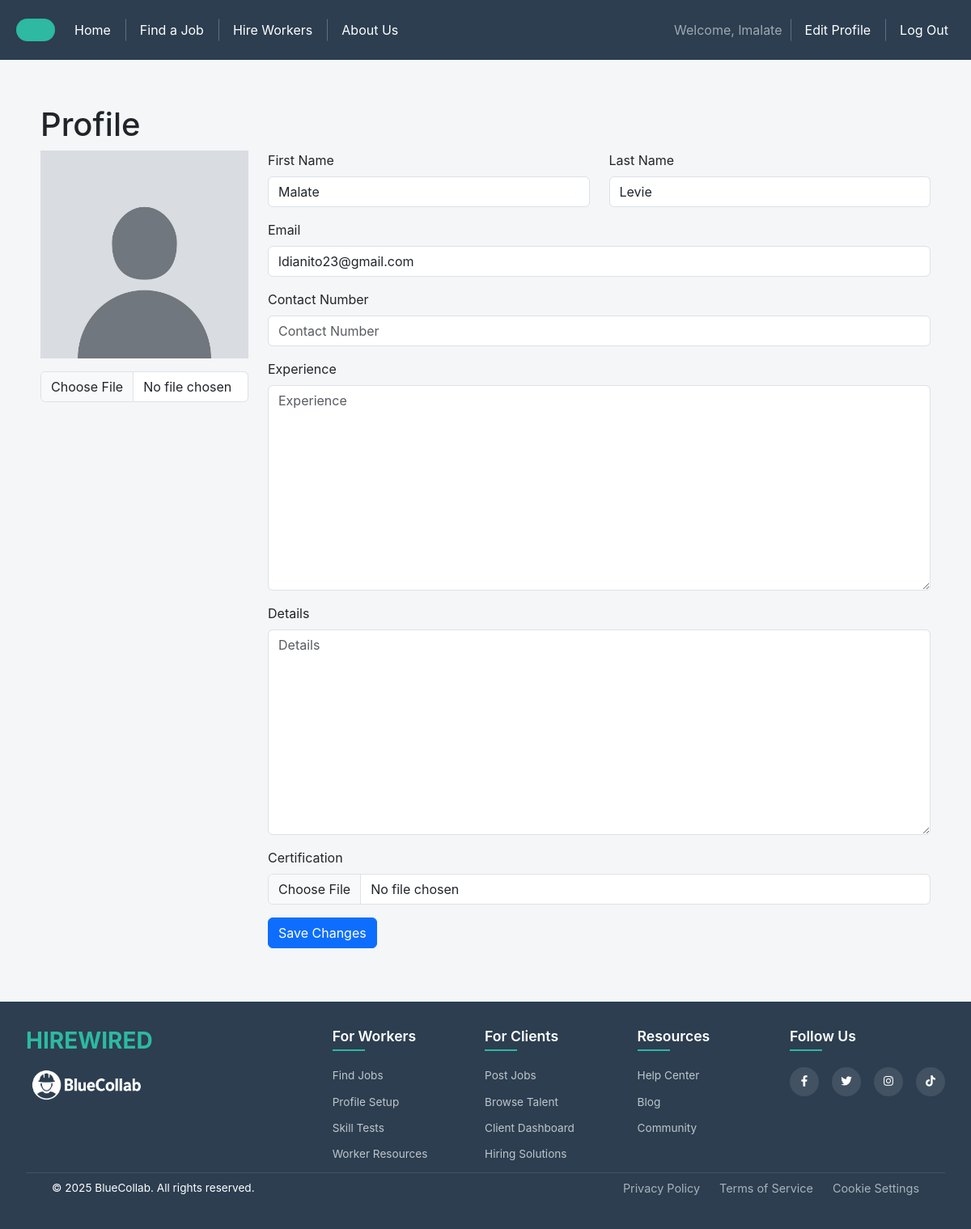
/profile/worker/ (signed in), run on the app's committed database.
### session/models.py (models this page shows, shortened)
class User(AbstractUser):
    USER_TYPE_CHOICES = (
        ('worker', 'Worker'),
        ('employer', 'Employer'),
    )
    username = models.CharField(max_length=20, unique=True)
    user_type = models.CharField(max_length=10, choices=USER_TYPE_CHOICES)
    contact_number = models.CharField(max_length=100, blank=True, null=True)
    objects = UserManager()
    @property
    def profile(self):
        if self.user_type == "worker":
            return WorkerProfile.objects.filter(user=self).first()
        elif self.user_type == "employer":
            return EmployerProfile.objects.filter(user=self).first()
        return None  # No profile exists

### profiles/models.py (models this page shows, shortened)
class EmployerProfile(models.Model):
    user = models.OneToOneField(settings.AUTH_USER_MODEL, on_delete=models.CASCADE)
    details = models.TextField(blank=True)
    contact_number = models.CharField(max_length=100, blank=True)
    profile_picture = models.ImageField(upload_to='profile_pictures/', blank=True, null=True, default='profile_pictures/default.jpg')
    addtl_docs = models.FileField(upload_to='documents/', blank=True, null=True)

### profiles/views.py (the view)
# urls.py: path('profile/worker/', edit_profile_view, name='edit_profile_view'),
@login_required
def edit_profile_view(request):
    user = request.user
    profile = request.user.profile
    if request.method == "POST":
        user_form = UserForm(request.POST, instance=request.user)
        profile_form = UserProfileForm(request.POST, request.FILES, instance=profile)
        if profile_form.is_valid() and user_form.is_valid():
            user_form.save()
            profile_form.save()
            print("Saved profile picture:", profile.profile_picture)
            return redirect('edit_profile_view')
    else:
        user_form = UserForm(instance=user)
        profile_form = UserProfileForm(instance=profile)
    context = {
        'user_form': user_form,
        'profile_form': profile_form,
        }
    return render(request, 'profile_worker.html', context)

### profiles/forms.py
class UserForm(forms.ModelForm):
    first_name = forms.CharField(
        label="First Name",
        widget=forms.TextInput(attrs={"placeholder": "First Name", "class": "form-control" }),
        required=False)
    last_name = forms.CharField(
        label="Last Name",
        widget=forms.TextInput(attrs={"placeholder": "Last Name", "class": "form-control" }),
        required=False)
    email = forms.EmailField(
        required=False,
        widget=forms.EmailInput(
            attrs={"placeholder": "juandelacruz@gmail.com", "class": "form-control"}
        )
    )
    class Meta:
        model = User
        fields = [
            'first_name',
            'last_name',
            'email',
        ]

class UserProfileForm(forms.ModelForm):
    contact_number = forms.CharField(
        label="Contact Number",
        widget=forms.TextInput(attrs={"placeholder": "Contact Number", "class": "form-control" }),
        required=False)
    experience = forms.CharField(
        label="Experience",
        widget=forms.Textarea(attrs={"placeholder": "Experience", "class": "form-control" }),
        required=False)
    details = forms.CharField(
        label="Details",
        widget=forms.Textarea(attrs={"placeholder": "Details", "class": "form-control" }),
        required=False)
    profile_picture = forms.ImageField(
        widget=forms.FileInput(attrs={"class": "form-control" }),
        required=False)
    certification = forms.FileField(
        label="Certification",
        widget=forms.FileInput(attrs={"class": "form-control" }),
        required=False)
    class Meta:
        model = WorkerProfile
        fields = [
            'experience',
            'details',
            'certification',
            'profile_picture',
        ]

### profiles/templates/profile_worker.html (shortened to what this page needs)
{% extends 'base.html' %}
{% load static %}
{% block nav %}
    {% include 'nav.html' %}
{% endblock %}
{% block content %}
<div class="body-container">
    <h1>Profile</h1>
    <form method="post" enctype="multipart/form-data">
    <div class="row mb-3">
        <div class="col col-sm-1 col-md-3 col-lg-3">
            <div class="mb-3">
                {% if user.profile.profile_picture %}
                <img src="{{ user.profile.profile_picture.url }}" alt="Profile Picture" class="profile-picture">
                {% else %}
                <p>No profile image available.</p>
                {% endif %}
            </div>
            <div class="row mb-3">
                <div class="col mb-3">
                    {{ profile_form.profile_picture }}
                </div>
            </div>
        </div>
        <div class="col col-sm-1 col-md-9 col-lg-9">
                <div class="row">
                    <div class="col mb-3">
                        <label for="first_name" class="form-label">{{ user_form.first_name.label }}</label>
                        {{ user_form.first_name }}
                    </div>
                    <div class="col mb-3">
                        <label for="first_name" class="form-label">{{ user_form.last_name.label }}</label>
                        {{ user_form.last_name }}
                    </div>
                </div>
                <div class="row mb-3">
                    <div class="col">
                        <label for="email" class="form-label">{{ user_form.email.label }}</label>
                        {{ user_form.email }}
                    </div>
                </div>
                <div class="row mb-3">
                    <div class="col">
                        <label for="username" class="form-label">{{ profile_form.contact_number.label }}</label>
                        {{ profile_form.contact_number }}
                    </div>
                </div>
                <div class="row mb-3">
                    <div class="col">
                        <label for="experience" class="form-label">{{ profile_form.experience.label }}</label>
                        {{ profile_form.experience }}
                    </div>
                </div>
                <div class="row mb-3">
                    <div class="col">
                        <label for="details" class="form-label">{{ profile_form.details.label }}</label>
                        {{ profile_form.details }}
                    </div>
                </div>
                <div class="row mb-3">
                    <div class="col">
                        <label for="certification" class="form-label">{{ profile_form.certification.label }}</label>
                        {{ profile_form.certification }}
                    </div>
                </div>
                <div class="row mb-3">
                    <div class="col">
                        <button type="submit" class="btn btn-primary w-auto">Save Changes</button>
                    </div>
                </div>
            </div>
        </div>
    </div>
{% endblock %}
{% block footer %}
    {% include 'footer.html' %}
{% endblock %}

### templates/nav.html (shortened to what this page needs)
{% load static %}
<nav class="navbar navbar-expand-sm navbar-dark bg-dark">
    <div class="navbar-brand">
        <div class="nav-logo"></div>
    </div>
    <ul class="navbar-nav me-auto">
        <li class="nav-item">
            <a href="{% url 'homepage_view' %}" class="nav-link">Home</a>
        </li>
        {% if user.is_authenticated %}
            {% if user.user_type == 'worker' %}
                <li class="nav-item">
                    <a href="{% url 'find_jobs_view' %}" class="nav-link">Find a Job</a>
                </li>
            {% elif user.user_type == 'employer' %}
                <li class="nav-item">
                    <a href="{% url 'find_jobs_view' %}" class="nav-link">Find a Job</a>
                </li>
                <li class="nav-item">
                    <a href="{% url 'hire_workers_view' %}" class="nav-link">Hire Workers</a>
                </li>
            {% endif %}
            <li class="nav-item">
                <a href="{% url 'about_view' %}" class="nav-link">About Us</a>
            </li>
        {% else %}
            <li class="nav-item">
                <a href="{% url 'about_view' %}" class="nav-link">About Us</a>
            </li>
        {% endif %}
    </ul>
    <ul class="navbar-nav ms-auto">
        {% if user.is_authenticated %}
            <li class="nav-item">
                <div class="navbar-text">Welcome, {{ user.username }}</div>
            </li>
            {% if user.user_type == 'worker' %}
                <li class="nav-item">
                    <a href="{% url 'edit_profile_view' %}" class="nav-link">Edit Profile</a>
                </li>
            {% elif user.user_type == 'employer' %}
                <li class="nav-item">
                    <a href="{% url 'edit_employer_profile_view' %}" class="nav-link">Edit Profile</a>
                </li>
            {% endif %}
            <li class="nav-item">
                <form method="POST" action="{% url 'logout_view' %}">
                    <button type="submit" class="btn btn-link nav-link">Log Out</button>
                </form>
            </li>
        {% endif %}
    </ul>
</nav>

### static/css/style.css (style rules this page uses)
body { font-family: 'Inter', sans-serif; padding-top: 80px; position: relative; background-color: #f4f6f8; }
.body-container { display: block; margin: 50px; }
img.profile-picture { width: 100%; height: 100%; }

### static/css/nav.css (style rules this page uses)
.navbar { position: fixed; top: 0; left: 0; width: 100%; padding: 10px 20px; background-color: #2c3e50 !important; z-index: 1000; font-family: 'Inter', sans-serif; display: flex; align-items: center; justify-content: space-between; }
.navbar-brand { display: flex; align-items: center; gap: 10px; }
.nav-logo { width: 48px; height: 28px; background-color: #2db9a2; border-radius: 14px; }
.navbar-nav { display: flex; align-items: center; gap: 20px; list-style: none; padding: 0; margin: 0; }
.nav-item { position: relative; }
.nav-link { color: #ffffff; font-size: 1rem; padding: 15px 10px; text-decoration: none; display: block; transition: color 0.3s ease; }
.nav-item + .nav-item::before { content: ""; position: absolute; left: -10px; top: 50%; transform: translateY(-50%); height: 50%; width: 1px; background-color: #5c7085; }
.nav-link::after { content: ''; position: absolute; bottom: 10px; left: 50%; width: 0; height: 2px; background: #2db9a2; transition: all 0.3s ease; }

### data on the page
User: username "lmalate", profile.profile_picture (placeholder picture), first_name "Malate", last_name "Levie", email "ldianito23@gmail.com"

### other printed values
{{ user_form.first_name.label }} "First Name"
{{ user_form.last_name.label }} "Last Name"
{{ user_form.email.label }} "Email"
{{ profile_form.contact_number.label }} "Contact Number"
{{ profile_form.experience.label }} "Experience"
{{ profile_form.details.label }} "Details"
{{ profile_form.certification.label }} "Certification"
